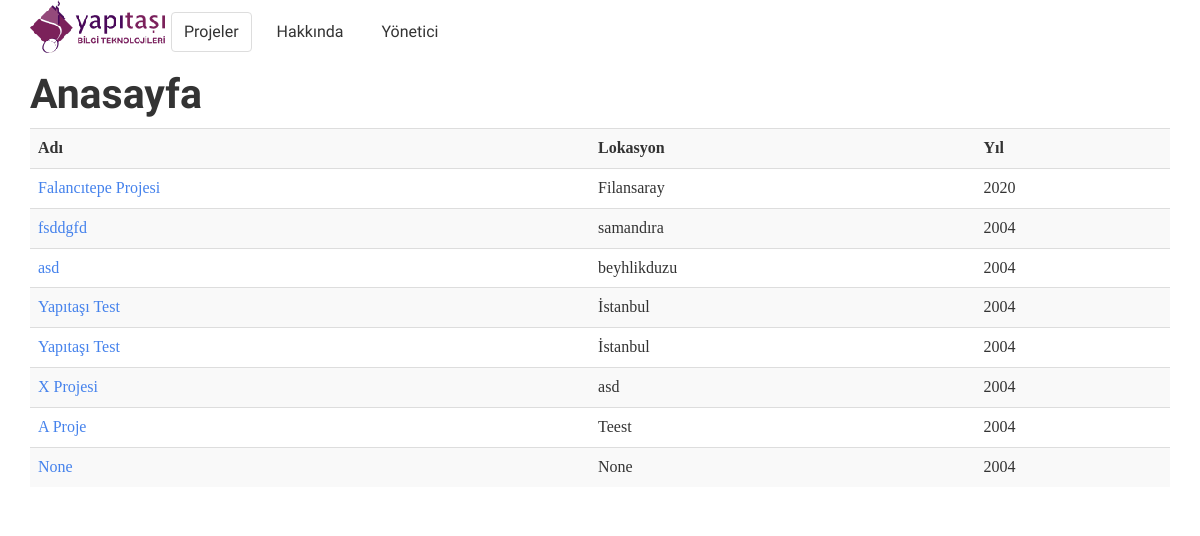
The app's page /unit/, older data.
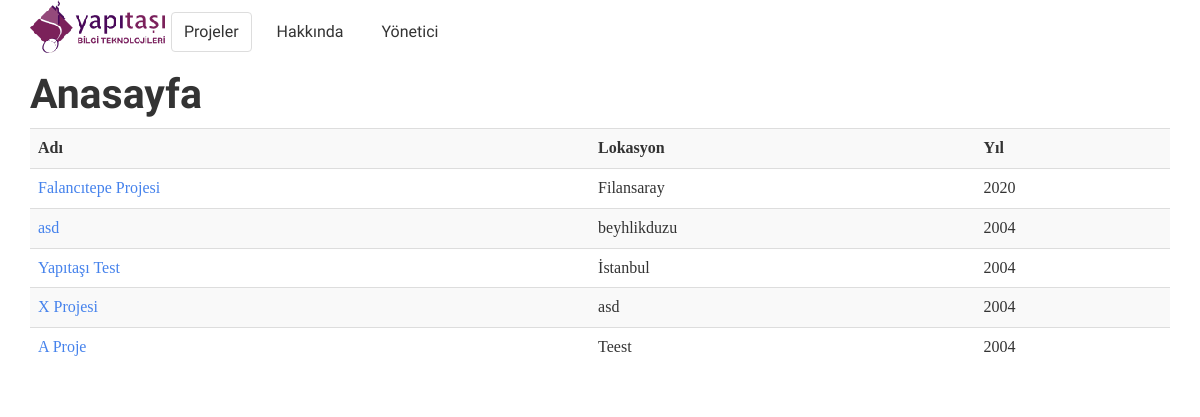
The same page, newer data.
### unit/models.py (models this page shows, shortened)
class Project(models.Model):
    name = models.CharField('project_name', max_length=80)
    city = models.CharField('project_city', max_length=80)
    year = models.IntegerField('launch_year')

### unit/views.py (the view)
def index(request):
    projects = Project.objects.all()
    context = {'project_list': projects}
    return render(request, 'unit/index.html', context)

### unit/templates/unit/index.html (shortened to what this page needs)
{% extends 'common/base.html' %}
{% block content %}
<h1>Anasayfa</h1>
    <table class="table table-striped table-hover">
    <tr>
        <th>Adı</th>
        <th>Lokasyon</th>
        <th>Yıl</th>
    </tr>
    {% for project in project_list %}
    <tr>
    <td><a href="{% url 'project' project.id %}">{{  project.name }}</a></td>
    <td>{{ project.city }}</td>
    <td>{{ project.year }}</td>
    </tr>
    {% endfor %}
    </table>
{%  endblock content %}

Row changes from the older to the newer data that the page shows:
removed Project: name "fsddgfd", city "samandıra", year "2004"
removed Project: name "Yapıtaşı Test", city "İstanbul", year "2004"
removed Project: name "None", city "None", year "2004"
